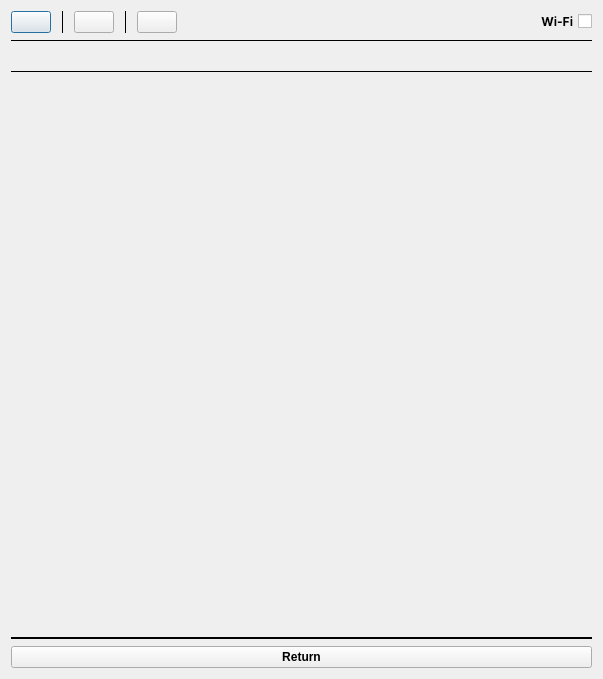
<?xml version="1.0" encoding="UTF-8"?>
<ui version="4.0">
 <class>WifiDialog</class>
 <widget class="QDialog" name="WifiDialog">
  <property name="geometry">
   <rect>
    <x>0</x>
    <y>0</y>
    <width>603</width>
    <height>679</height>
   </rect>
  </property>
  <property name="windowTitle">
   <string>Dialog</string>
  </property>
  <layout class="QVBoxLayout" name="verticalLayout">
   <item>
    <layout class="QHBoxLayout" name="horizontalLayout">
     <property name="sizeConstraint">
      <enum>QLayout::SetFixedSize</enum>
     </property>
     <item>
      <layout class="QHBoxLayout" name="horizontalLayout_2">
       <property name="sizeConstraint">
        <enum>QLayout::SetMaximumSize</enum>
       </property>
       <item>
        <layout class="QVBoxLayout" name="verticalLayout_3">
         <property name="spacing">
          <number>2</number>
         </property>
         <item>
          <layout class="QHBoxLayout" name="horizontalLayout_4">
           <property name="spacing">
            <number>10</number>
           </property>
           <item>
            <widget class="QPushButton" name="refreshBtn">
             <property name="text">
              <string/>
             </property>
            </widget>
           </item>
           <item>
            <widget class="Line" name="line_2">
             <property name="frameShadow">
              <enum>QFrame::Plain</enum>
             </property>
             <property name="orientation">
              <enum>Qt::Vertical</enum>
             </property>
            </widget>
           </item>
           <item>
            <widget class="QPushButton" name="stopBtn">
             <property name="sizePolicy">
              <sizepolicy hsizetype="Fixed" vsizetype="Fixed">
               <horstretch>0</horstretch>
               <verstretch>0</verstretch>
              </sizepolicy>
             </property>
             <property name="text">
              <string/>
             </property>
            </widget>
           </item>
           <item>
            <widget class="Line" name="line_3">
             <property name="frameShadow">
              <enum>QFrame::Plain</enum>
             </property>
             <property name="orientation">
              <enum>Qt::Vertical</enum>
             </property>
            </widget>
           </item>
           <item>
            <widget class="QPushButton" name="logBtn">
             <property name="sizePolicy">
              <sizepolicy hsizetype="Fixed" vsizetype="Fixed">
               <horstretch>0</horstretch>
               <verstretch>0</verstretch>
              </sizepolicy>
             </property>
             <property name="text">
              <string/>
             </property>
            </widget>
           </item>
           <item>
            <spacer name="horizontalSpacer_2">
             <property name="orientation">
              <enum>Qt::Horizontal</enum>
             </property>
             <property name="sizeHint" stdset="0">
              <size>
               <width>40</width>
               <height>20</height>
              </size>
             </property>
            </spacer>
           </item>
          </layout>
         </item>
         <item>
          <layout class="QHBoxLayout" name="horizontalLayout_3"/>
         </item>
        </layout>
       </item>
       <item>
        <spacer name="horizontalSpacer">
         <property name="orientation">
          <enum>Qt::Horizontal</enum>
         </property>
         <property name="sizeHint" stdset="0">
          <size>
           <width>40</width>
           <height>20</height>
          </size>
         </property>
        </spacer>
       </item>
       <item>
        <widget class="QCheckBox" name="wifiCheckBox">
         <property name="layoutDirection">
          <enum>Qt::RightToLeft</enum>
         </property>
         <property name="styleSheet">
          <string notr="true">font-family: Inter; font-weight: bold</string>
         </property>
         <property name="text">
          <string>Wi-Fi</string>
         </property>
        </widget>
       </item>
      </layout>
     </item>
    </layout>
   </item>
   <item>
    <widget class="Line" name="line_4">
     <property name="frameShadow">
      <enum>QFrame::Plain</enum>
     </property>
     <property name="orientation">
      <enum>Qt::Horizontal</enum>
     </property>
    </widget>
   </item>
   <item>
    <widget class="QLabel" name="statusLabel">
     <property name="font">
      <font>
       <family>u001</family>
       <pointsize>9</pointsize>
      </font>
     </property>
     <property name="styleSheet">
      <string notr="true">padding-left: 10px; font-family: u001</string>
     </property>
     <property name="text">
      <string/>
     </property>
    </widget>
   </item>
   <item>
    <widget class="Line" name="line_5">
     <property name="frameShadow">
      <enum>QFrame::Plain</enum>
     </property>
     <property name="orientation">
      <enum>Qt::Horizontal</enum>
     </property>
    </widget>
   </item>
   <item>
    <widget class="QScrollArea" name="scrollArea">
     <property name="frameShape">
      <enum>QFrame::NoFrame</enum>
     </property>
     <property name="frameShadow">
      <enum>QFrame::Plain</enum>
     </property>
     <property name="lineWidth">
      <number>0</number>
     </property>
     <property name="verticalScrollBarPolicy">
      <enum>Qt::ScrollBarAsNeeded</enum>
     </property>
     <property name="horizontalScrollBarPolicy">
      <enum>Qt::ScrollBarAlwaysOff</enum>
     </property>
     <property name="widgetResizable">
      <bool>true</bool>
     </property>
     <widget class="QWidget" name="scrollAreaWidgetContents">
      <property name="geometry">
       <rect>
        <x>0</x>
        <y>0</y>
        <width>591</width>
        <height>526</height>
       </rect>
      </property>
      <layout class="QVBoxLayout" name="verticalLayout_2">
       <property name="spacing">
        <number>0</number>
       </property>
       <property name="leftMargin">
        <number>0</number>
       </property>
       <property name="topMargin">
        <number>0</number>
       </property>
       <property name="rightMargin">
        <number>0</number>
       </property>
       <property name="bottomMargin">
        <number>0</number>
       </property>
       <item>
        <layout class="QVBoxLayout" name="scrollBarLayoutParent">
         <property name="spacing">
          <number>0</number>
         </property>
         <property name="rightMargin">
          <number>0</number>
         </property>
         <item>
          <layout class="QVBoxLayout" name="scrollBarLayout"/>
         </item>
         <item>
          <spacer name="verticalSpacer_2">
           <property name="orientation">
            <enum>Qt::Vertical</enum>
           </property>
           <property name="sizeHint" stdset="0">
            <size>
             <width>20</width>
             <height>40</height>
            </size>
           </property>
          </spacer>
         </item>
        </layout>
       </item>
      </layout>
     </widget>
    </widget>
   </item>
   <item>
    <widget class="Line" name="line">
     <property name="frameShadow">
      <enum>QFrame::Plain</enum>
     </property>
     <property name="lineWidth">
      <number>2</number>
     </property>
     <property name="orientation">
      <enum>Qt::Horizontal</enum>
     </property>
    </widget>
   </item>
   <item>
    <widget class="QPushButton" name="returnBtn">
     <property name="sizePolicy">
      <sizepolicy hsizetype="Expanding" vsizetype="Fixed">
       <horstretch>0</horstretch>
       <verstretch>0</verstretch>
      </sizepolicy>
     </property>
     <property name="font">
      <font>
       <weight>75</weight>
       <bold>true</bold>
      </font>
     </property>
     <property name="text">
      <string>Return</string>
     </property>
    </widget>
   </item>
  </layout>
 </widget>
 <resources/>
 <connections/>
</ui>
